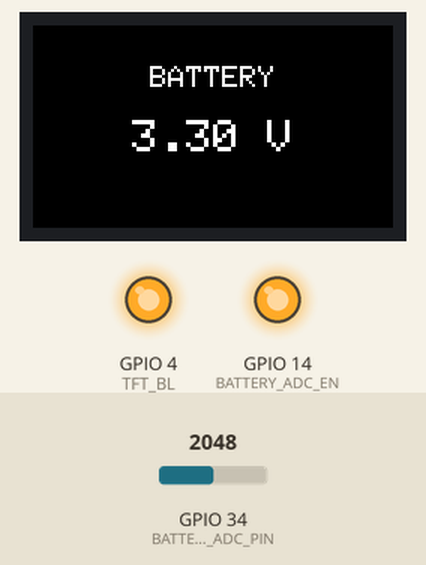
Recording of a sketch running on a simulated ESP32. On the bench: 240×135 colour display, output pins drawn as LEDs (lit = HIGH). The inputs (shaded band) are chosen by the test bench; at power-on: GPIO 34 (BATTERY_ADC_PIN) = 2048. What the sketch prints to the serial monitor is not drawn.

Above: at 1.8 s.
1.9 s: GPIO 34 (BATTERY_ADC_PIN) set to 2866
At 4.1 s:
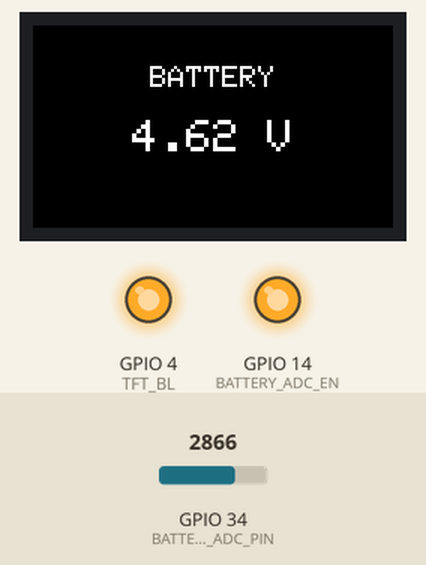
4.6 s: GPIO 34 (BATTERY_ADC_PIN) set to 3603
At 6.4 s:
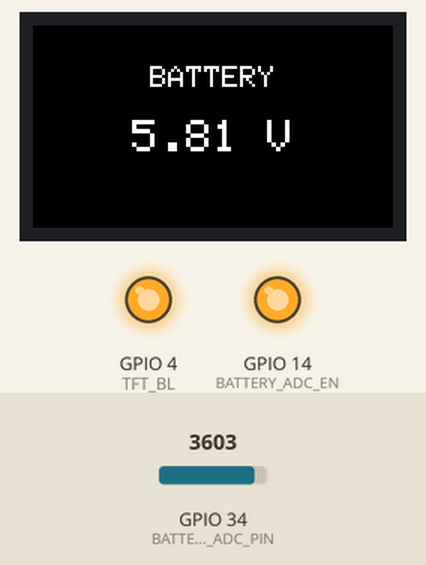
6.8 s: GPIO 34 (BATTERY_ADC_PIN) set to 4095
At 8.7 s:
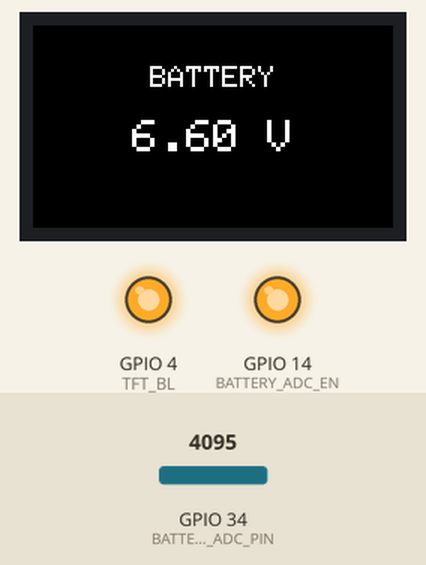
Timing chart, 0 to 10.2 s (numbered marks = the images above; inputs shaded):
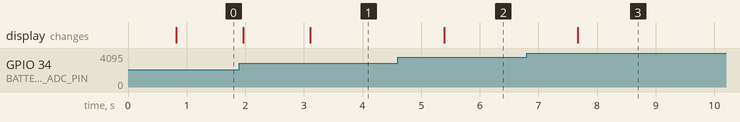

The sketch:

sketch_sep26d.ino
```cpp
#include <TFT_eSPI.h>

#define TFT_BL 4

#define BATTERY_ADC_EN 14
#define BATTERY_ADC_PIN 34

TFT_eSPI tft = TFT_eSPI();


// ======================================================
// READ BATTERY VOLTAGE
// ======================================================

float readBatteryVoltage() {

  const int samples = 20;

  uint32_t totalMilliVolts = 0;

  for (int i = 0; i < samples; i++) {

    totalMilliVolts +=
      analogReadMilliVolts(
        BATTERY_ADC_PIN
      );

    delay(5);
  }


  float averageMilliVolts =
    totalMilliVolts /
    (float)samples;


  // T-Display ใช้ voltage divider ประมาณ 1:2
  float batteryVoltage =
    (
      averageMilliVolts *
      2.0
    )
    /
    1000.0;


  return batteryVoltage;
}


// ======================================================
// SETUP
// ======================================================

void setup() {

  Serial.begin(115200);


  // ----------------------------------------------------
  // DISPLAY
  // ----------------------------------------------------

  pinMode(
    TFT_BL,
    OUTPUT
  );

  digitalWrite(
    TFT_BL,
    HIGH
  );


  tft.init();

  tft.setRotation(1);

  tft.fillScreen(
    TFT_BLACK
  );


  tft.setTextColor(
    TFT_WHITE,
    TFT_BLACK
  );


  // ----------------------------------------------------
  // BATTERY ADC
  // ----------------------------------------------------

  pinMode(
  BATTERY_ADC_EN,
  OUTPUT
);

// เปิดวงจรวัดแบตค้างไว้
digitalWrite(
  BATTERY_ADC_EN,
  HIGH
);


  pinMode(
    BATTERY_ADC_PIN,
    INPUT
  );


  analogSetPinAttenuation(
    BATTERY_ADC_PIN,
    ADC_11db
  );


  delay(500);
}


// ======================================================
// LOOP
// ======================================================

void loop() {

  float voltage =
    readBatteryVoltage();


  // ล้างเฉพาะส่วนข้อมูล
  tft.fillScreen(
    TFT_BLACK
  );


  // ----------------------------------------------------
  // TITLE
  // ----------------------------------------------------

  tft.setTextDatum(
    MC_DATUM
  );


  tft.setTextSize(2);


  tft.drawString(
    "BATTERY",
    120,
    35
  );


  // ----------------------------------------------------
  // VOLTAGE
  // ----------------------------------------------------

  String voltageText =
    String(
      voltage,
      2
    )
    + " V";


  tft.setTextSize(3);


  tft.drawString(
    voltageText,
    120,
    75
  );


  // ----------------------------------------------------
  // SERIAL
  // ----------------------------------------------------

  Serial.print(
    "Battery: "
  );

  Serial.print(
    voltage,
    3
  );

  Serial.println(
    " V"
  );


  delay(1000);
}
```

Measured:
- after the input at 1.9 s, the display: first changes after 0.07 s (image 1 shows a later state)
- after the input at 4.6 s, the display: changes after 0.79 s (image 2)
- after the input at 6.8 s, the display: changes after 0.87 s (image 3)
